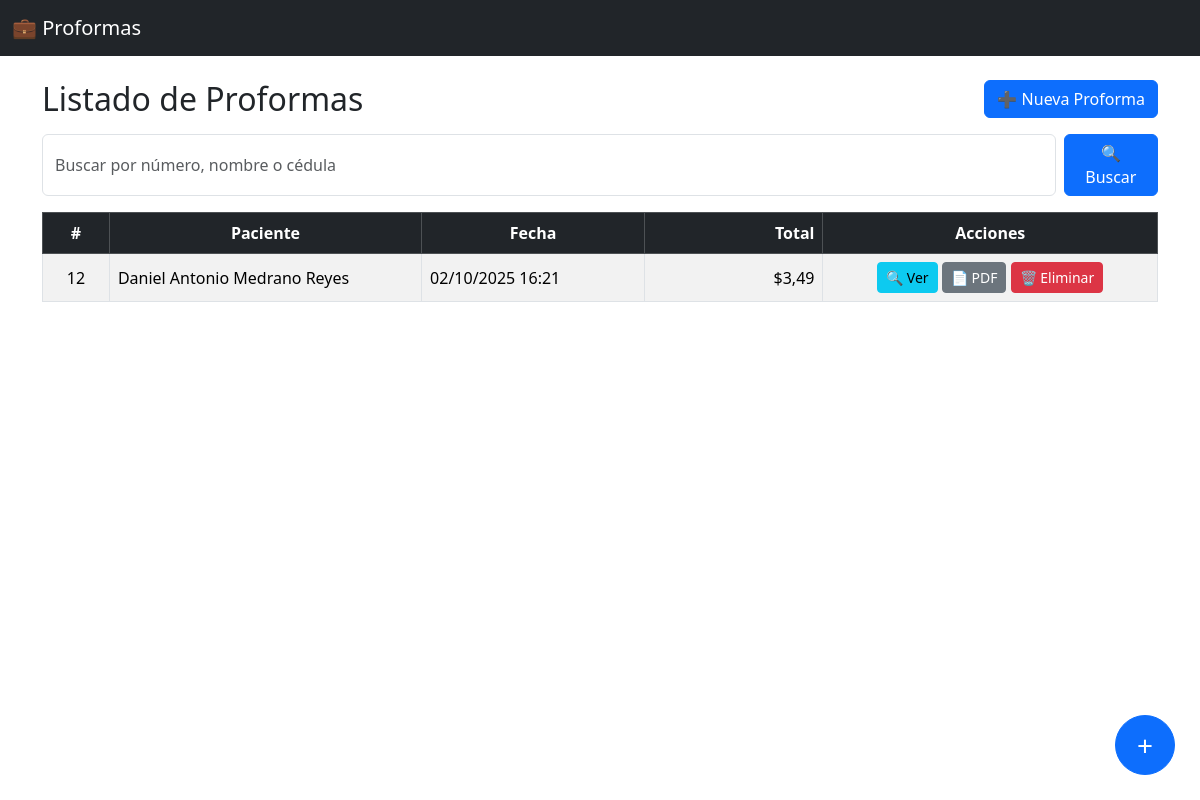
The page / on the database its author committed.
### proformas/models.py (models this page shows, shortened)
class Proforma(models.Model):
    numero = models.AutoField(primary_key=True)
    paciente = models.ForeignKey(Paciente, on_delete=models.CASCADE)
    fecha = models.DateTimeField(default=timezone.now)
    observaciones = models.TextField(blank=True, null=True)
    total = models.DecimalField(max_digits=10, decimal_places=2, default=0)
    mostrar_precios = models.BooleanField(default=True)

class Paciente(models.Model):
    cedula = models.CharField(max_length=20, unique=True)
    nombre = models.CharField(max_length=100)
    email = models.EmailField(blank=True, null=True)
    celular = models.CharField(max_length=20, blank=True, null=True)
    direccion = models.CharField(max_length=200, blank=True, null=True)

### proformas/views.py (the view)
# urls.py: path("", views.proforma_list, name="proforma_list"),
def proforma_list(request):
    query = request.GET.get("q", "")
    proformas = Proforma.objects.select_related("paciente")
    if query:
        proformas = (proformas.filter(numero__icontains=query) |
                     proformas.filter(paciente__nombre__icontains=query) |
                     proformas.filter(paciente__cedula__icontains=query))
    proformas = proformas.order_by("-numero")[:200]
    return render(request, "proformas/proforma_list.html", {
        "proformas": proformas,
        "query": query,
    })

### proformas/templates/proformas/proforma_list.html (shortened to what this page needs)
{% extends "base.html" %}
{% block content %}
<div class="d-flex justify-content-between align-items-center mb-3">
  <h2 class="mb-0">Listado de Proformas</h2>
  <a href="{% url 'proforma_create' %}" class="btn btn-primary">➕ Nueva Proforma</a>
</div>
<form method="get" class="d-flex mb-3">
  <input type="text" name="q" class="form-control me-2"
         placeholder="Buscar por número, nombre o cédula" value="{{ query }}">
  <button type="submit" class="btn btn-primary">🔍 Buscar</button>
</form>
<table class="table table-striped table-hover table-bordered align-middle">
  <thead class="table-dark text-center">
    <tr>
      <th style="width:6%;">#</th>
      <th style="width:28%;">Paciente</th>
      <th style="width:20%;">Fecha</th>
      <th style="width:16%; text-align:right;">Total</th>
      <th style="width:30%;">Acciones</th>
    </tr>
  </thead>
  <tbody>
    {% for prof in proformas %}
    <tr>
      <td class="text-center">{{ prof.numero }}</td>
      <td>{{ prof.paciente.nombre }}</td>
      <td>{{ prof.fecha|date:"d/m/Y H:i" }}</td>
      <td class="text-end">${{ prof.total }}</td>
      <td class="text-center">
        <a href="{% url 'proforma_detail' prof.numero %}" class="btn btn-sm btn-info">🔍 Ver</a>
        <a href="{% url 'proforma_pdf' prof.numero %}" class="btn btn-sm btn-secondary">📄 PDF</a>
        <button type="button" class="btn btn-sm btn-danger" data-bs-toggle="modal" data-bs-target="#deleteModal{{ prof.numero }}">
          🗑 Eliminar
        </button>
      </td>
    </tr>
    {% empty %}
    <tr>
      <td colspan="5" class="text-center">No hay proformas registradas.</td>
    </tr>
    {% endfor %}
  </tbody>
</table>
<button type="button" class="btn btn-primary rounded-circle"
        style="position: fixed; bottom: 25px; right: 25px; width: 60px; height: 60px;
               font-size: 28px; display: flex; align-items: center; justify-content: center;"
        data-bs-toggle="modal" data-bs-target="#servicioModal">
  +
</button>
{% endblock %}

### rows shown on the page
Proforma: numero "12", paciente.nombre "Daniel Antonio Medrano Reyes", fecha "02/10/2025 16:21", total "3,49"
